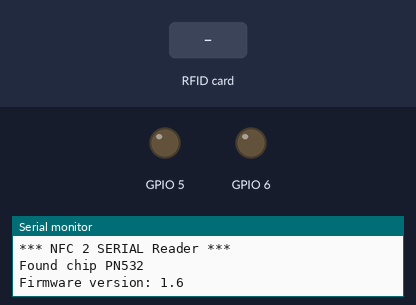
The program below on a simulated ESP32-C3. Shown: output pins drawn as LEDs (lit = HIGH), the last lines printed to the serial monitor. The inputs (shaded band) are chosen by the test bench.

Above: at 3.05 s.
At 4.2 s:
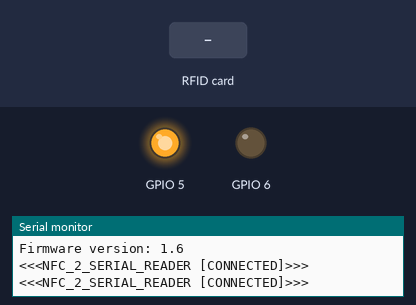
4.3 s: RFID card 5E 7A 19 C4 held to the reader
At 5.1 s:
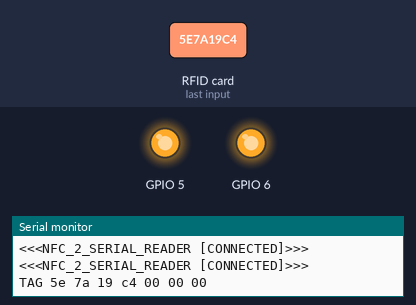
Timing chart, 0 to 7.3 s (numbered marks = the images above; inputs shaded):
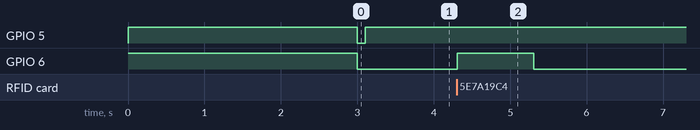

Measured:
- after the input at 4.3 s, GPIO 6: LOW → HIGH at once, → LOW 1.0 s later

The program:

main.cpp
```cpp
#include <Arduino.h>

#include "leds.h"
#include "nfc.h"

#define BOOT_DELAY_MS           3000
#define PRINT_INTERVAL_MS       750
#define STATUS_LED_DELAY_MS     100
#define LOOP_DELAY_MS           1

unsigned long lastPrinted = 0;

void setup(void)
{
    Serial.begin(115200);
    initLeds();
    ledAmber(LED_ON);
    ledGreen(LED_ON);
    Serial.println("*** NFC 2 SERIAL Reader ***");
    delay(BOOT_DELAY_MS);
    ledAmber(LED_OFF);
    ledGreen(LED_OFF);
}

void loopPrint(bool nfcConnected)
{
    if (millis() - lastPrinted < PRINT_INTERVAL_MS) return;
    String s = "[CONNECTED]";
    if (nfcConnected)
    {
        ledGreen(LED_ON);
    }
    else
    {
        s = "[NOT CONNECTED]";
        ledGreen(LED_ON);
        delay(STATUS_LED_DELAY_MS );
        ledGreen(LED_OFF);
    }

    Serial.printf("<<<NFC_2_SERIAL_READER %s>>>\r\n", s.c_str());
    lastPrinted = millis();
}

void loop(void)
{
    bool nfcConnected = nfcProcess();
    loopPrint(nfcConnected);
    delay(LOOP_DELAY_MS);
}
```
